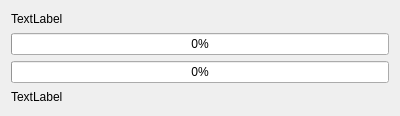
<?xml version="1.0" encoding="UTF-8"?>
<ui version="4.0">
 <class>LoadingDialog</class>
 <widget class="QDialog" name="LoadingDialog">
  <property name="geometry">
   <rect>
    <x>0</x>
    <y>0</y>
    <width>400</width>
    <height>116</height>
   </rect>
  </property>
  <property name="windowTitle">
   <string>Dialog</string>
  </property>
  <layout class="QVBoxLayout" name="verticalLayout">
   <item>
    <widget class="QLabel" name="label">
     <property name="text">
      <string>TextLabel</string>
     </property>
    </widget>
   </item>
   <item>
    <widget class="QProgressBar" name="progressBar">
     <property name="value">
      <number>0</number>
     </property>
    </widget>
   </item>
   <item>
    <widget class="QProgressBar" name="progressBar_2">
     <property name="value">
      <number>0</number>
     </property>
    </widget>
   </item>
   <item>
    <widget class="QLabel" name="label_2">
     <property name="text">
      <string>TextLabel</string>
     </property>
    </widget>
   </item>
  </layout>
 </widget>
 <resources/>
 <connections/>
</ui>
